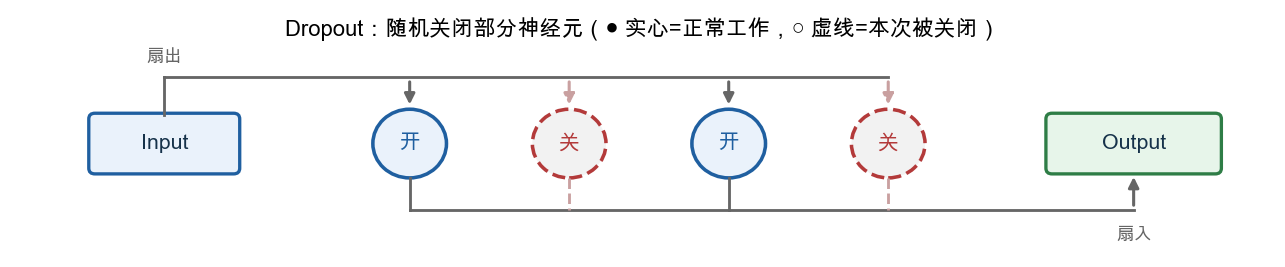

Source code (Python):
#!/usr/bin/env python3
"""生成第11章 第五节"训练时故意捣乱"一节的结构图（原 Mermaid 图 4）：
Input 扇出到 4 个神经元（2 个关闭），再扇入汇总到 Output。

修复记录：上一版把 4 个神经元排成 2x2 网格后，"输入->右列神经元"与"输出->左列神经元"
的连线在几何上会直接穿过同一行相邻神经元的圆内（实测距圆心仅 0.05，半径 0.28），
即"线叠到一起"。这一版改用电路图常见的"总线（bus）+ 竖直支线"布局：
4 个神经元排成一行，输入侧用一条水平总线在行上方连接，每个神经元各有一条独立的竖直
支线接入总线；输出侧同理在行下方接一条总线。所有支线都是竖直线、各自 x 坐标不同，
彼此和其他神经元的圆之间永远不会有交叉。
"""
from pathlib import Path

import matplotlib
matplotlib.use("Agg")
import matplotlib.font_manager as fm
import matplotlib.pyplot as plt
from matplotlib.patches import Circle, FancyArrowPatch, FancyBboxPatch

FONT_CANDIDATES = [
    "PingFang SC", "Microsoft YaHei", "Noto Sans CJK SC",
    "WenQuanYi Micro Hei", "Source Han Sans SC", "Arial Unicode MS",
]
available = {font.name for font in fm.fontManager.ttflist}
font = next((name for name in FONT_CANDIDATES if name in available), "DejaVu Sans")
plt.rcParams.update({"font.family": font, "axes.unicode_minus": False})


def draw_box(ax, cx, cy, w, h, text, facecolor="#EAF2FB", edgecolor="#1F5FA0", fontsize=9):
    box = FancyBboxPatch((cx - w / 2, cy - h / 2), w, h,
                          boxstyle="round,pad=0.015,rounding_size=0.05",
                          linewidth=1.4, edgecolor=edgecolor, facecolor=facecolor, clip_on=False)
    ax.add_patch(box)
    ax.text(cx, cy, text, ha="center", va="center", fontsize=fontsize, weight="bold",
            color="#16324a", clip_on=False)


def straight_arrow(ax, start, end, color="#333333", lw=1.3, ls="-"):
    a = FancyArrowPatch(start, end, arrowstyle="-|>", mutation_scale=9,
                         linewidth=lw, color=color, linestyle=ls, clip_on=False)
    ax.add_patch(a)


row_y = 0.0
r = 0.30
neuron_xs = [2.6, 3.9, 5.2, 6.5]  # 4 个神经元排成一行，间距 1.3，直径 0.6，留有安全间隙
neuron_states = ["open", "closed", "open", "closed"]  # 对应正文 N1~N4
bus_top_y = row_y + r + 0.28   # 输入侧总线高度：留出足够间隙，明显高于圆顶
bus_bot_y = row_y - r - 0.28   # 输出侧总线高度：明显低于圆底

fig, ax = plt.subplots(figsize=(9.5, 1.6), dpi=170)

draw_box(ax, 0.6, row_y, 1.2, 0.5, "Input")
draw_box(ax, 8.5, row_y, 1.4, 0.5, "Output", facecolor="#E7F5EA", edgecolor="#2E7D46")

# 输入侧总线：从 Input 顶部升到 bus_top_y，横向拉到最后一个神经元，再各自竖直落到每个神经元顶部
ax.plot([0.6, 0.6], [row_y + 0.25, bus_top_y], color="#666666", lw=1.2, clip_on=False, zorder=1)
ax.plot([0.6, neuron_xs[-1]], [bus_top_y, bus_top_y], color="#666666", lw=1.2, clip_on=False, zorder=1)

# 输出侧总线：从最后一个神经元底部竖直落到 bus_bot_y，横向拉到 Output，再竖直接入 Output 顶部（含箭头）
ax.plot([neuron_xs[0], 8.5], [bus_bot_y, bus_bot_y], color="#666666", lw=1.2, clip_on=False, zorder=1)
straight_arrow(ax, (8.5, bus_bot_y), (8.5, row_y - 0.25), color="#666666")

for cx, state in zip(neuron_xs, neuron_states):
    if state == "open":
        fc, ec, ls_line, label = "#EAF2FB", "#1F5FA0", "-", "开"
    else:
        fc, ec, ls_line, label = "#F2F2F2", "#B33A3A", "--", "关"
    circ = Circle((cx, row_y), r, facecolor=fc, edgecolor=ec, linewidth=1.5, linestyle=ls_line, clip_on=False)
    ax.add_patch(circ)
    ax.text(cx, row_y, label, ha="center", va="center", fontsize=9,
             weight="bold", color=ec, clip_on=False)
    color = "#666666" if state == "open" else "#C9A0A0"
    ls = "-" if state == "open" else "--"
    # 竖直支线：从输入总线落到神经元顶部（含箭头）
    straight_arrow(ax, (cx, bus_top_y), (cx, row_y + r), color=color, ls=ls)
    # 竖直支线：从神经元底部接到输出总线
    ax.plot([cx, cx], [row_y - r, bus_bot_y], color=color, lw=1.2, ls=ls, clip_on=False, zorder=1)

ax.text(0.6, bus_top_y + 0.14, "扇出", fontsize=7.5, color="#666666", ha="center", clip_on=False)
ax.text(8.5, bus_bot_y - 0.14, "扇入", fontsize=7.5, color="#666666", ha="center", va="top", clip_on=False)

ax.set_xlim(-0.6, 9.6)
ax.set_ylim(bus_bot_y - 0.35, bus_top_y + 0.32)
ax.axis("off")
ax.set_title("Dropout：随机关闭部分神经元（● 实心=正常工作，○ 虚线=本次被关闭）",
             fontsize=9.3, weight="bold", pad=2)

output = Path(__file__).resolve().parent / "dropout_neurons_diagram.png"
fig.savefig(output, bbox_inches="tight")
print(f"saved to {output}")
